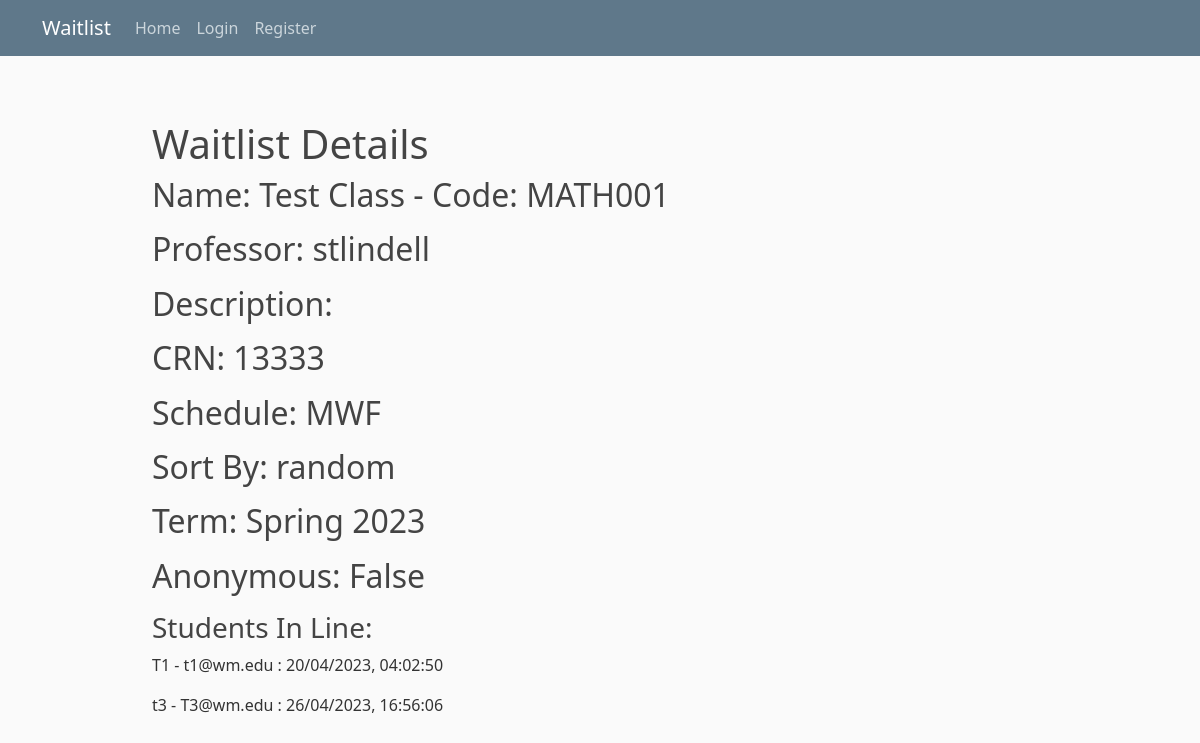
The page /studenthome/7/detail/ on the database as committed earlier.
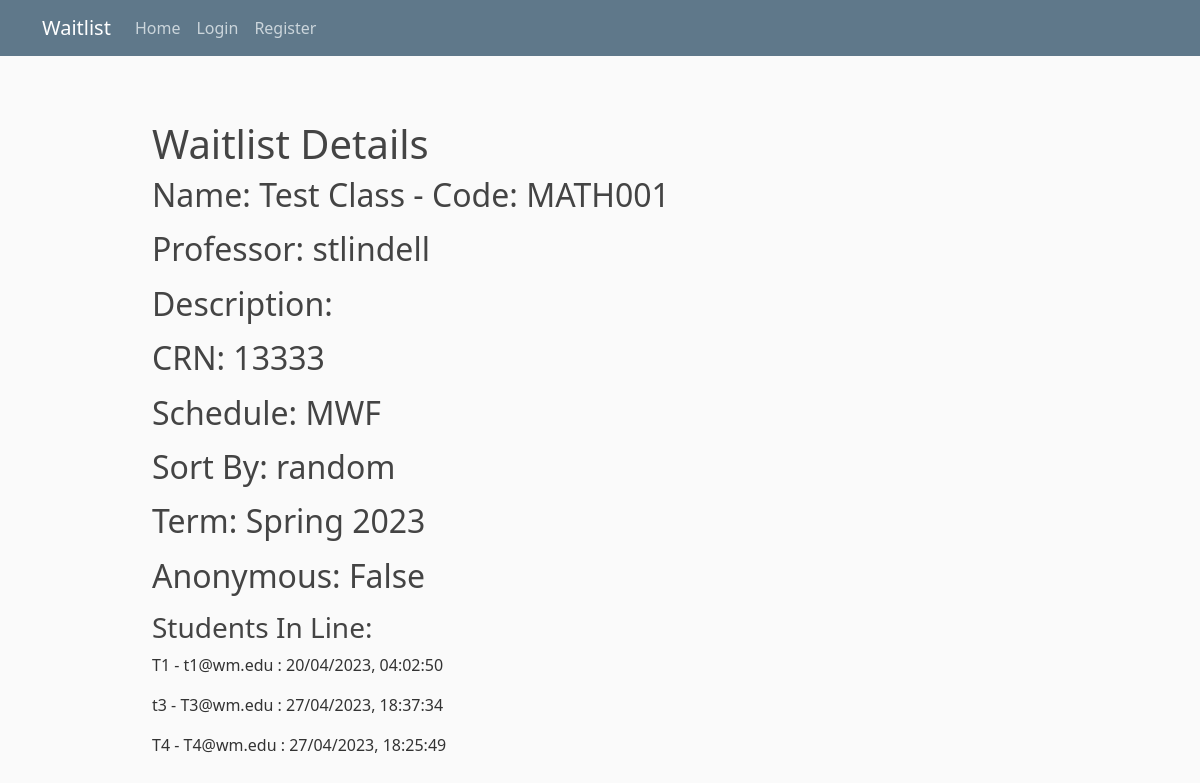
The same page on the database as committed later.
### studentview/models.py (models this page shows)
class ClassWaitlist(models.Model):
    className = models.CharField(max_length=200, name="className", verbose_name='Class Name')
    classDescription = models.TextField(verbose_name='Description', default=' ')
    classCode = models.CharField(max_length=200, verbose_name='Class Code')
    crn = models.IntegerField(default=0, verbose_name='CRN')
    schedule = models.CharField(max_length=200, verbose_name='Schedule')
    sortType = models.CharField(max_length=200, verbose_name='Sort Type')
    term = models.CharField(max_length=200, verbose_name='Term')
    professor = models.ForeignKey(User, on_delete=models.CASCADE)
    date_added = models.DateTimeField("date published")
    closed = models.BooleanField(default=False)  # Add this line
    anonymous_waitlist = models.BooleanField(default=False, verbose_name='Anonymous Waitlist')
    def __str__(self):
        return self.className

class StudentTicket(models.Model):
    class_waitlist = models.ForeignKey(ClassWaitlist, on_delete=models.CASCADE)
    date_joined = models.DateTimeField("date joined")
    student = models.ForeignKey(User, on_delete=models.CASCADE)
    position = models.IntegerField(default=0)  # Add this line
    waitlist_status = models.CharField(max_length=1, default="p" ) #a = accept r = reject p = pending
    def __str__(self):
        return str(self.student) + " - " + str(self.student.email) + ' : ' + str(self.date_joined.strftime("%d/%m/%Y, %H:%M:%S"))

### studentview/views.py (the view)
# urls.py: path("<int:pk>/detail/", views.DetailView.as_view(), name='detail'),
class DetailView(generic.DetailView):
    model = ClassWaitlist
    template_name = 'studentview/detail.html'
    def get_context_data(self, **kwargs):
        print(kwargs)
        context = super().get_context_data(**kwargs)
        context['isProfessor'] = self.request.user.groups.filter(name='Professor').exists()
        context['ownsClass'] = self.request.user.id == kwargs['object'].professor.pk
        context['anonymous_waitlist'] = kwargs['object'].anonymous_waitlist
        return context

### studentview/templates/studentview/detail.html (shortened to what this page needs)
{% extends "studentview/base.html" %}
{% block content %}
<div style="padding:40px">
        <h1>Waitlist Details</h1>
        <legend> <h2> Name: {{ classwaitlist.className }}  - Code: {{ classwaitlist.classCode}} </h2> </legend>
        <legend> <h2> Professor: {{ classwaitlist.professor }} </h2> </legend>
        <legend> <h2> Description: {{ classwaitlist.classDescription }} </h2> </legend>
        <legend> <h2> CRN: {{ classwaitlist.crn }} </h2> </legend>
        <legend> <h2> Schedule: {{ classwaitlist.schedule }} </h2> </legend>
        <legend> <h2> Sort By: {{ classwaitlist.sortType }} </h2> </legend>
        <legend> <h2> Term: {{ classwaitlist.term }} </h2> </legend>
        <legend> <h2> Anonymous: {{ classwaitlist.anonymous_waitlist }} </h2> </legend>
        <h3 style="margin-top:20px"> Students In Line: </h3>
        {% for studentticket in classwaitlist.studentticket_set.all|dictsort:"position" %}
            <p>
                {% if classwaitlist.anonymous_waitlist and not isProfessor and studentticket.student != user %}
                Anonymous Student: {{studentticket.date_joined|date:"d/m/Y, H:i:s"}}
                {% else %}
                    {{ studentticket }}
                {% endif %}
            </p>
        {% endfor %}
</div>
{% endblock content %}

### studentview/templates/studentview/base.html (shortened to what this page needs)
<!DOCTYPE html>
{% load static %}
<html lang="en">
<head>
    <link href="https://cdn.jsdelivr.net/npm/bootstrap@5.1.3/dist/css/bootstrap.min.css" rel="stylesheet">
    <link rel="stylesheet" type="text/css" href="{% static 'studentview/main.css' %}">
</head>
<body>
    <header class="site-header">
        <nav class="navbar navbar-expand-md navbar-dark bg-steel fixed-top">
            <div class="container">
                <a class="navbar-brand mr-4" href="/">Waitlist</a>
                <div class="collapse navbar-collapse" id="navbarToggle">
                    <div class="navbar-nav mr-auto">
                        <a class="nav-item nav-link" href="/studenthome">Home</a>
                    </div>
                    <div class="navbar-nav">
                        {% if user.is_authenticated %}
                            <a class="nav-item nav-link" href="{% url 'profile' %}">Profile</a>
                            <a class="nav-item nav-link" href="{% url 'logout' %}">Logout</a>
                        {% else %}
                            <a class="nav-item nav-link" href="{% url 'login' %}">Login</a>
                            <a class="nav-item nav-link" href="{% url 'register' %}">Register</a>
                        {% endif %}
                    </div>
                </div>
            </div>
        </nav>
    </header>
<div class="container" style="max-width: none;">
    <div class="row">
        <div class="col d-none d-xl-block col-xl-1 p-0">
        </div>
        <div class="col col-12 col-xl-10">
            {% block content %}{% endblock %}
        </div>
        <div class="col d-none d-xl-block col-xl-1 p-0">
        </div>
    </div>
</div>
</body>
</html>

### studentview/static/studentview/main.css (style rules this page uses)
body { background: #fafafa; color: #333333; margin-top: 5rem; }
h1, h2, h3, h4, h5, h6 { color: #444444; }
.bg-steel { background-color: #5f788a; }
.site-header .navbar-nav .nav-link { color: #cbd5db; }

Rows that differ between the two databases and show on the page:
removed StudentTicket: student+date_joined "t3 - T3@wm.edu : 26/04/2023, 16:56:06"
added StudentTicket: student+date_joined "t3 - T3@wm.edu : 27/04/2023, 18:37:34"
added StudentTicket: student+date_joined "T4 - T4@wm.edu : 27/04/2023, 18:25:49"
